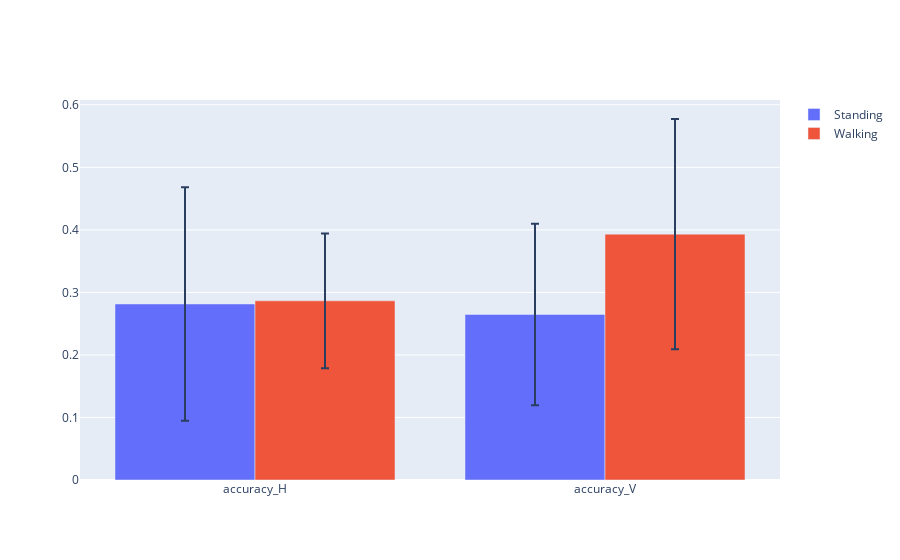
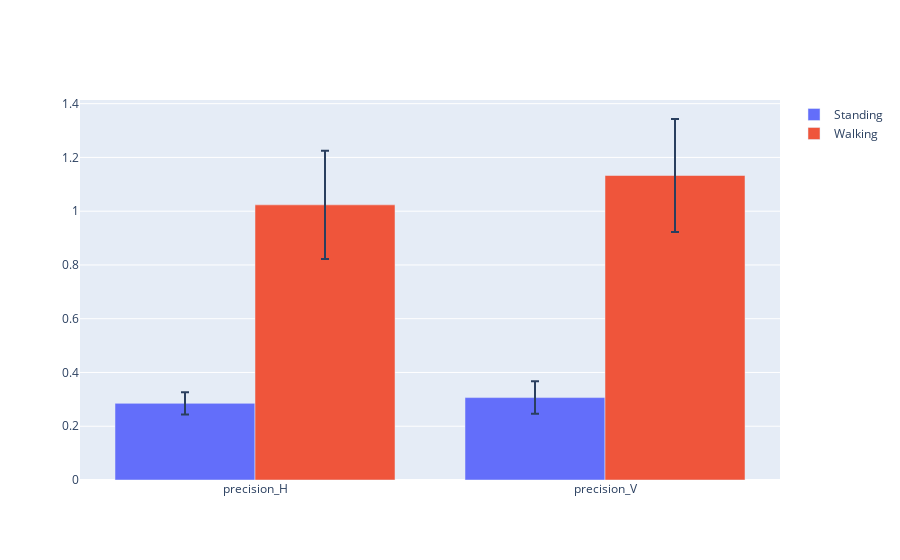

The notebook cell these images were saved under, in order:
### Code cell
import plotly.graph_objects as go
cols=["accuracy_H","accuracy_V"]
fig = go.Figure(
    data=[
        go.Bar(name='Standing',error_y=dict(type='data',array=[behaviour_results.stand_accuracy_horizontal.std(),behaviour_results.stand_accuracy_vertical.std()]),x=cols,y=[behaviour_results.stand_accuracy_horizontal.mean(),behaviour_results.stand_accuracy_vertical.mean()]),
        go.Bar(name='Walking',error_y=dict(type='data',array=[behaviour_results.walk_accuracy_horizontal.std(),behaviour_results.walk_accuracy_vertical.std()]),x=cols,y=[behaviour_results.walk_accuracy_horizontal.mean(),behaviour_results.walk_accuracy_vertical.mean()]),
        # go.Bar(x=,y=behaviour_results.stand_accuracy_vertical.mean()),
    ]
)
fig.update_layout(barmode='group')
fig.show()
cols=['precision_H','precision_V']
fig=go.Figure(
    data=[
        go.Bar(name='Standing',error_y=dict(type='data',array=[behaviour_results.stand_precision_horizontal.std(),behaviour_results.stand_precision_vertical.std()]),
               x=cols,y=[behaviour_results.stand_precision_horizontal.mean(),behaviour_results.stand_precision_vertical.mean()]),
        go.Bar(name='Walking',error_y=dict(type='data',array=[behaviour_results.walk_precision_horizontal.std(),behaviour_results.walk_precision_vertical.std()]),
               x=cols,y=[behaviour_results.walk_precision_horizontal.mean(),behaviour_results.walk_precision_vertical.mean()]),
    ]
)
fig.update_layout(barmode='group')
fig.show()

### Figure 1 — Plotly figure (JSON) as saved in the notebook; plotly's stock layout.template omitted (floating-point values rounded to 4 significant figures)
{"data": [{"error_y": {"array": [0.1866, 0.145], "type": "data"}, "name": "Standing", "type": "bar", "x": ["accuracy_H", "accuracy_V"], "y": [0.2815, 0.2648]}, {"error_y": {"array": [0.1077, 0.1841], "type": "data"}, "name": "Walking", "type": "bar", "x": ["accuracy_H", "accuracy_V"], "y": [0.2865, 0.3932]}], "layout": {"barmode": "group"}}

### Figure 2 — Plotly figure (JSON) as saved in the notebook; plotly's stock layout.template omitted (floating-point values rounded to 4 significant figures)
{"data": [{"error_y": {"array": [0.04123, 0.06032], "type": "data"}, "name": "Standing", "type": "bar", "x": ["precision_H", "precision_V"], "y": [0.2851, 0.3066]}, {"error_y": {"array": [0.2013, 0.2102], "type": "data"}, "name": "Walking", "type": "bar", "x": ["precision_H", "precision_V"], "y": [1.023, 1.133]}], "layout": {"barmode": "group"}}
